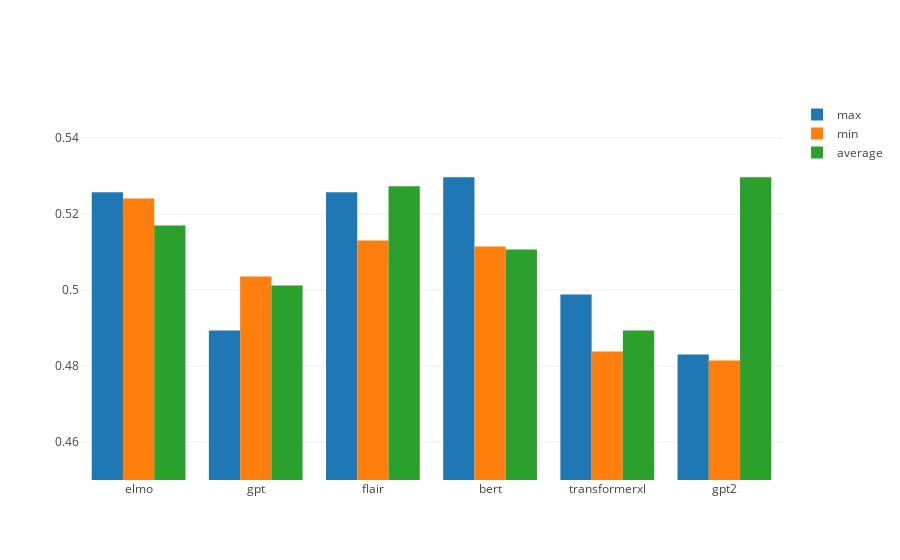

The notebook cell this image was saved under:
### Markdown cell above
<hr>

## Comparing pooling performance

### Code cell
with open('results.json') as json_data:
    results = json.load(json_data)
    
    # Fasttext results are only used as a benchmark for neural classification, therefore can be left out 
    del results['fasttext']
    
    data = [go.Bar(
        x = list(results[embedding]['3']['logres']['l2'].keys()),
        y = list(results[embedding]['3']['logres']['l2'].values()),
        name = embedding
    ) for embedding in results.keys()]
    
    data = [go.Bar(
        x = list(results.keys()),
        y = [results[embedding]['3']['logres']['l2'][pooling] for embedding in results.keys()],
        name = pooling
    ) for pooling in results['gpt']['3']['logres']['l2'].keys()]
    
    
    # Test set accuracies on logistic regression with different pooling techniques
    layout = go.Layout(
        barmode = 'group',
        yaxis=dict(
            range=[0.45, 0.55]
        )
    )

    fig = go.Figure(data = data, layout = layout)
    
    iplot(fig)

### Figure 1 — Plotly figure (JSON) as saved in the notebook; plotly's stock layout.template omitted (floating-point values rounded to 4 significant figures)
{"data": [{"name": "max", "type": "bar", "uid": "f0b70407-234f-4a67-9917-c9c1b42487a6", "x": ["elmo", "gpt", "flair", "bert", "transformerxl", "gpt2"], "y": [0.5257, 0.4893, 0.5257, 0.5296, 0.4988, 0.483]}, {"name": "min", "type": "bar", "uid": "7a85cdcf-1a18-48b7-a7c3-f967060b1e24", "x": ["elmo", "gpt", "flair", "bert", "transformerxl", "gpt2"], "y": [0.5241, 0.5036, 0.513, 0.5115, 0.4838, 0.4814]}, {"name": "average", "type": "bar", "uid": "35cecae5-4fda-4758-80ab-7cc1d5bdff02", "x": ["elmo", "gpt", "flair", "bert", "transformerxl", "gpt2"], "y": [0.517, 0.5012, 0.5273, 0.5107, 0.4893, 0.5296]}], "layout": {"barmode": "group", "yaxis": {"range": [0.45, 0.55]}}}
